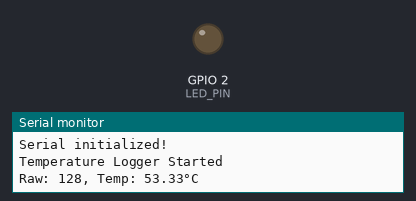
A sketch run on a simulated ESP32. On the bench: output pins drawn as LEDs (lit = HIGH), the last lines printed to the serial monitor.

Above: at 2.5 s.
At 7.05 s:
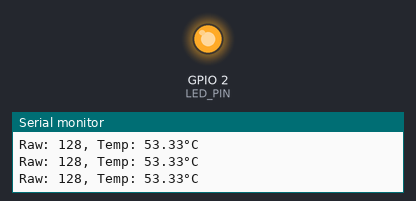
Timing chart, 0 to 7.9 s (numbered marks = the images above):
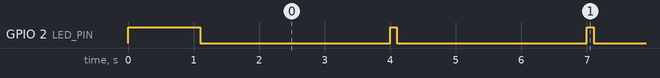

Measured:
- by itself, GPIO 2 (LED_PIN): alternates HIGH for 0.10 s and LOW for 2.9 s

The sketch:

temperature-scanner.ino
```cpp
#ifdef __cplusplus
extern "C" {
#endif
uint8_t temprature_sens_read();
#ifdef __cplusplus
}
#endif

#define LED_PIN 2

void setup() {
  Serial.begin(115200);

  // Wait for serial connection with timeout
  unsigned long startTime = millis();
  while (!Serial && (millis() - startTime < 5000)) {
    // Wait for serial port to connect
  }

  Serial.println("Serial initialized!");
  pinMode(LED_PIN, OUTPUT);

  // Show we're starting
  Serial.println("\nTemperature Logger Started");
  digitalWrite(LED_PIN, HIGH);
  delay(1000);
  digitalWrite(LED_PIN, LOW);
}

void loop() {
  // Only for original ESP32 chips
  #ifdef CONFIG_IDF_TARGET_ESP32
    uint8_t raw = temprature_sens_read();
    float temp_c = (raw - 32) / 1.8;

    Serial.printf("Raw: %d, Temp: %.2f°C\n", raw, temp_c);
  #else
    Serial.println("No temp sensor on this ESP model");
  #endif

  // Blink and wait
  digitalWrite(LED_PIN, HIGH);
  delay(100);
  digitalWrite(LED_PIN, LOW);
  delay(2900); // 3 second total delay
}
```
